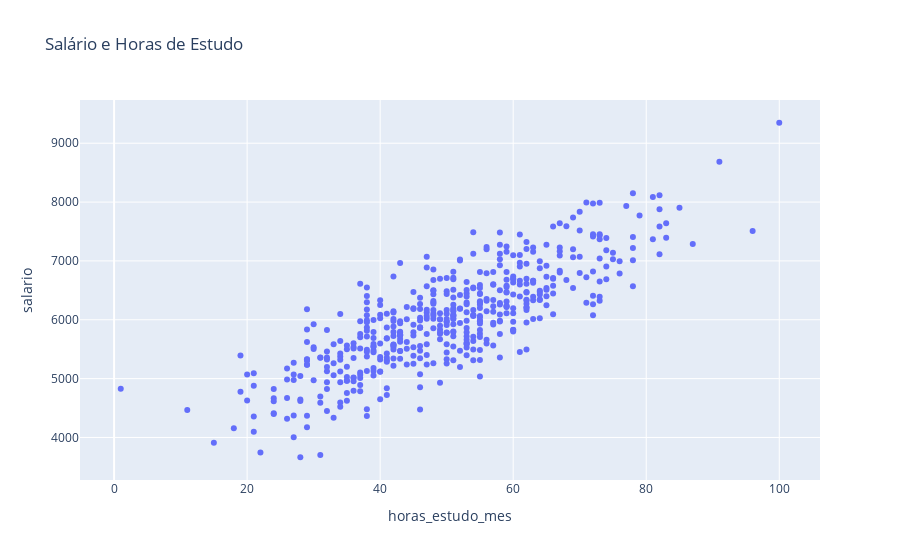

Source (notebook cell):
### Code cell
# gráfico com plotly
fig = px.scatter(df, x='horas_estudo_mes', y='salario', title="Salário e Horas de Estudo")
fig.show()

### Figure 1 — Plotly figure (JSON) as saved in the notebook; plotly's stock layout.template omitted (floating-point values rounded to 4 significant figures; data arrays with more than 128 entries replaced by an {"elided": "..."} marker saying what was removed)
{"data": [{"hovertemplate": "horas_estudo_mes=%{x}<br>salario=%{y}<extra></extra>", "legendgroup": "", "marker": {"color": "#636efa", "symbol": "circle"}, "mode": "markers", "name": "", "orientation": "v", "showlegend": false, "type": "scatter", "x": {"elided": "500 int values"}, "xaxis": "x", "y": {"elided": "500 int values"}, "yaxis": "y"}], "layout": {"legend": {"tracegroupgap": 0}, "title": {"text": "Salário e Horas de Estudo"}, "xaxis": {"anchor": "y", "domain": [0, 1], "title": {"text": "horas_estudo_mes"}}, "yaxis": {"anchor": "x", "domain": [0, 1], "title": {"text": "salario"}}}}
